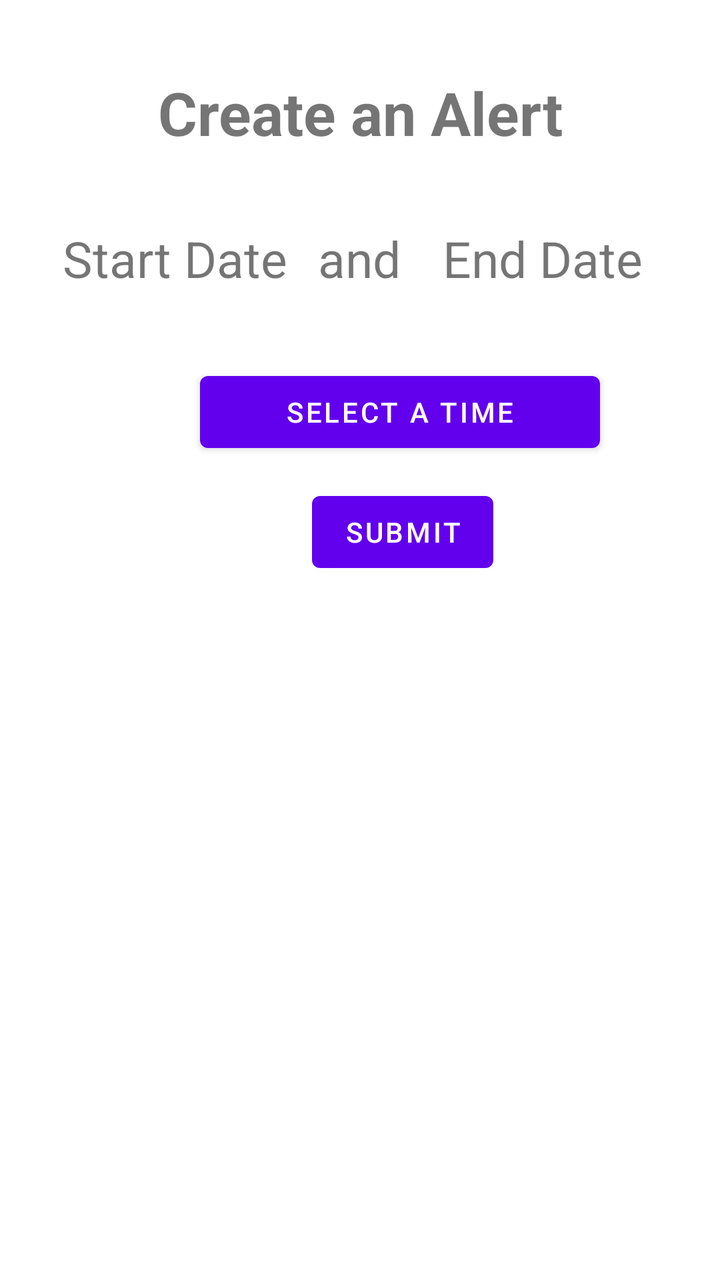
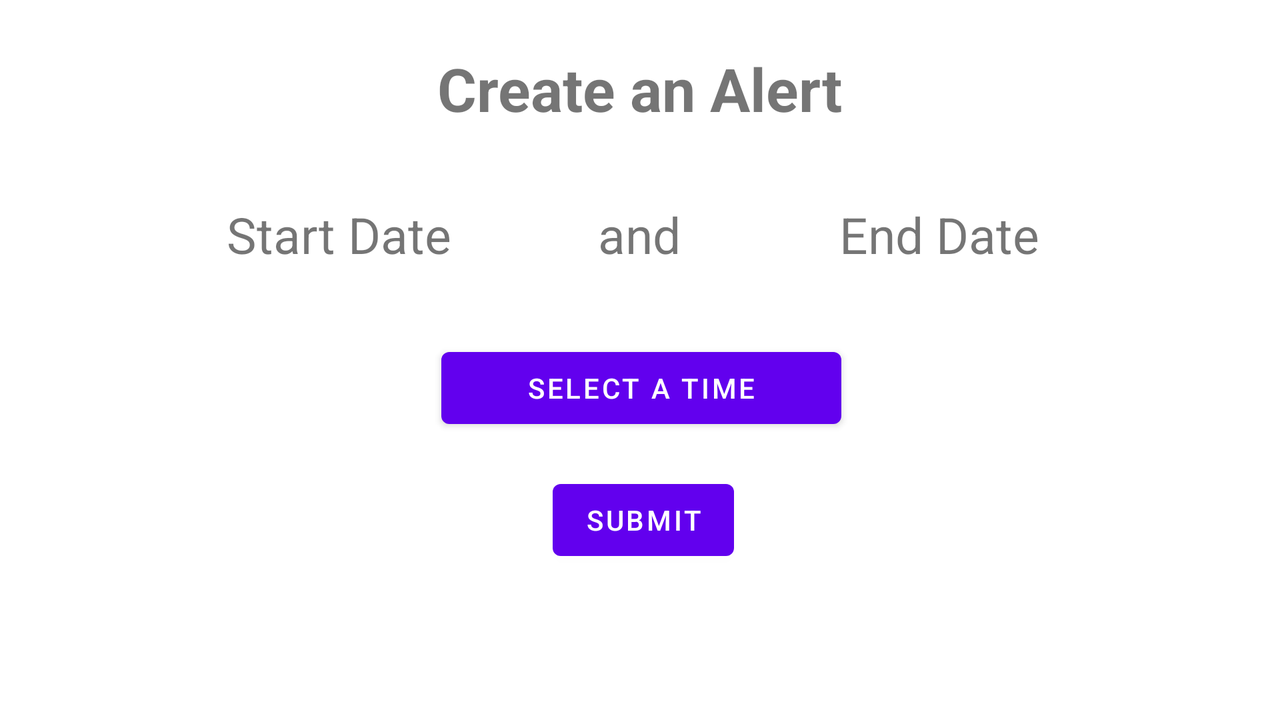

Two renders of one Android screen. The first uses the default layout on a phone; the second uses the alternative layout the repository ships for a different screen configuration, on a matching device. The two XML files are below.
<!-- AndroidManifest.xml: application theme Theme.ArjunC196 -->
<!-- res/layout/activity_assessment_alerts.xml -->
<?xml version="1.0" encoding="utf-8"?>
<androidx.constraintlayout.widget.ConstraintLayout xmlns:android="http://schemas.android.com/apk/res/android"
    xmlns:app="http://schemas.android.com/apk/res-auto"
    xmlns:tools="http://schemas.android.com/tools"
    android:layout_width="match_parent"
    android:layout_height="match_parent"
    android:focusableInTouchMode="true"
    tools:context=".termsActivities.AddTerms">

    <TextView
        android:id="@+id/editCourseText"
        android:layout_width="wrap_content"
        android:layout_height="wrap_content"
        android:layout_marginStart="106dp"
        android:layout_marginTop="36dp"
        android:layout_marginEnd="106dp"
        android:gravity="center"
        android:text="Create an Alert"
        android:textSize="30sp"
        android:textStyle="bold"
        app:layout_constraintEnd_toEndOf="parent"
        app:layout_constraintStart_toStartOf="parent"
        app:layout_constraintTop_toTopOf="parent" />


    <TextView
        android:id="@+id/and"
        android:layout_width="wrap_content"
        android:layout_height="wrap_content"
        android:layout_marginTop="36dp"
        android:text="and"
        android:textSize="25dp"
        app:layout_constraintEnd_toStartOf="@+id/endDate"
        app:layout_constraintStart_toEndOf="@+id/startDate"
        app:layout_constraintTop_toBottomOf="@+id/editCourseText" />

    <Button
        android:id="@+id/timeButton"
        android:layout_width="200dp"
        android:layout_height="wrap_content"
        android:layout_marginStart="100dp"
        android:layout_marginTop="36dp"
        android:layout_marginEnd="93dp"
        android:text="Select a Time"
        app:layout_constraintEnd_toEndOf="parent"
        app:layout_constraintHorizontal_bias="0.0"
        app:layout_constraintStart_toStartOf="parent"
        app:layout_constraintTop_toBottomOf="@+id/and" />

    <Button
        android:id="@+id/submitButton"
        android:layout_width="wrap_content"
        android:layout_height="wrap_content"
        android:layout_marginStart="156dp"
        android:layout_marginTop="12dp"
        android:layout_marginEnd="145dp"
        android:text="Submit"
        app:layout_constraintEnd_toEndOf="parent"
        app:layout_constraintHorizontal_bias="0.0"
        app:layout_constraintStart_toStartOf="parent"
        app:layout_constraintTop_toBottomOf="@+id/timeButton" />

    <TextView
        android:id="@+id/startDate"
        android:layout_width="175dp"
        android:layout_height="wrap_content"
        android:layout_marginTop="36dp"
        android:gravity="center"
        android:text="Start Date"
        android:textSize="25dp"
        app:layout_constraintStart_toStartOf="parent"
        app:layout_constraintTop_toBottomOf="@+id/editCourseText" />

    <TextView
        android:id="@+id/endDate"
        android:layout_width="175dp"
        android:layout_height="wrap_content"
        android:layout_marginTop="36dp"
        android:layout_marginEnd="1dp"
        android:gravity="center"
        android:text="End Date"
        android:textSize="25dp"
        app:layout_constraintEnd_toEndOf="parent"
        app:layout_constraintTop_toBottomOf="@+id/editCourseText" />


</androidx.constraintlayout.widget.ConstraintLayout>
<!-- resources referenced by this layout -->
<resources>
  <style name="Theme.ArjunC196" parent="Theme.MaterialComponents.DayNight.DarkActionBar">
          
          <item name="colorPrimary">@color/purple_500</item>
          <item name="colorPrimaryVariant">@color/purple_700</item>
          <item name="colorOnPrimary">@color/white</item>
          
          <item name="colorSecondary">@color/teal_200</item>
          <item name="colorSecondaryVariant">@color/teal_700</item>
          <item name="colorOnSecondary">@color/black</item>
          
          <item name="android:statusBarColor">?attr/colorPrimaryVariant</item>
          
      </style>
  <color name="purple_500">#FF6200EE</color>
  <color name="purple_700">#FF3700B3</color>
  <color name="white">#FFFFFFFF</color>
  <color name="teal_200">#FF03DAC5</color>
  <color name="teal_700">#FF018786</color>
  <color name="black">#FF000000</color>
</resources>
<!-- res/layout-land/activity_assessment_alerts.xml (the repository's variant of the layout above) -->
<!-- drawn on the phone turned sideways -->
<?xml version="1.0" encoding="utf-8"?>
<androidx.constraintlayout.widget.ConstraintLayout xmlns:android="http://schemas.android.com/apk/res/android"
    xmlns:app="http://schemas.android.com/apk/res-auto"
    xmlns:tools="http://schemas.android.com/tools"
    android:layout_width="match_parent"
    android:layout_height="match_parent"
    android:focusableInTouchMode="true"
    tools:context=".termsActivities.AddTerms">


    <TextView
        android:id="@+id/editCourseText"
        android:layout_width="wrap_content"
        android:layout_height="wrap_content"
        android:layout_marginStart="106dp"
        android:layout_marginTop="24dp"
        android:layout_marginEnd="106dp"
        android:gravity="center"
        android:text="Create an Alert"
        android:textSize="30sp"
        android:textStyle="bold"
        app:layout_constraintEnd_toEndOf="parent"
        app:layout_constraintHorizontal_bias="0.498"
        app:layout_constraintStart_toStartOf="parent"
        app:layout_constraintTop_toTopOf="parent" />

    <TextView
        android:id="@+id/endDate"
        android:layout_width="175dp"
        android:layout_height="wrap_content"
        android:layout_marginStart="42dp"
        android:layout_marginTop="36dp"
        android:layout_marginEnd="155dp"
        android:gravity="center"
        android:text="End Date"
        android:textSize="25dp"
        app:layout_constraintEnd_toEndOf="parent"
        app:layout_constraintStart_toEndOf="@+id/and"
        app:layout_constraintTop_toBottomOf="@+id/editCourseText" />

    <Button
        android:id="@+id/timeButton"
        android:layout_width="200dp"
        android:layout_height="wrap_content"
        android:layout_marginStart="100dp"
        android:layout_marginTop="36dp"
        android:layout_marginEnd="93dp"
        android:text="Select a Time"
        app:layout_constraintEnd_toEndOf="parent"
        app:layout_constraintHorizontal_bias="0.489"
        app:layout_constraintStart_toStartOf="parent"
        app:layout_constraintTop_toBottomOf="@+id/and" />

    <Button
        android:id="@+id/submitButton"
        android:layout_width="wrap_content"
        android:layout_height="wrap_content"
        android:layout_marginStart="156dp"
        android:layout_marginTop="18dp"
        android:layout_marginEnd="145dp"
        android:text="Submit"
        app:layout_constraintEnd_toEndOf="parent"
        app:layout_constraintHorizontal_bias="0.484"
        app:layout_constraintStart_toStartOf="parent"
        app:layout_constraintTop_toBottomOf="@+id/timeButton" />

    <TextView
        android:id="@+id/startDate"
        android:layout_width="175dp"
        android:layout_height="wrap_content"
        android:layout_marginStart="154dp"
        android:layout_marginTop="36dp"
        android:layout_marginEnd="42dp"
        android:gravity="center"
        android:text="Start Date"
        android:textSize="25dp"
        app:layout_constraintEnd_toStartOf="@+id/and"
        app:layout_constraintStart_toStartOf="parent"
        app:layout_constraintTop_toBottomOf="@+id/editCourseText" />

    <TextView
        android:id="@+id/and"
        android:layout_width="wrap_content"
        android:layout_height="wrap_content"
        android:layout_marginTop="36dp"
        android:text="and"
        android:textSize="25dp"
        app:layout_constraintEnd_toStartOf="@+id/endDate"
        app:layout_constraintStart_toEndOf="@+id/startDate"
        app:layout_constraintTop_toBottomOf="@+id/editCourseText" />


</androidx.constraintlayout.widget.ConstraintLayout>
